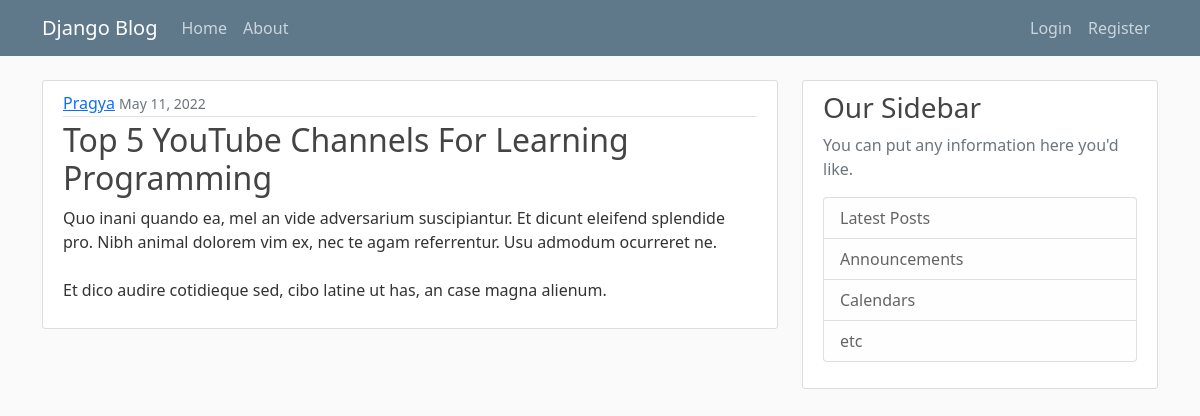
The page /post/30/ on the database its author committed.
### blog/models.py (models this page shows, shortened)
class Post(models.Model):
    title = models.CharField(max_length=100)
    content = models.TextField()
    date_posted = models.DateTimeField(default=timezone.now)
    author = models.ForeignKey(User, on_delete=models.CASCADE)

### blog/views.py (the view)
# urls.py: path('post/<int:pk>/', PostDetailView.as_view(), name='post_detail'),
class PostDetailView(DetailView):
    model = Post

### blog/templates/blog/post_detail.html (shortened to what this page needs)
{% extends "blog/base.html" %}
{% block content %}
<article class="media content-section">
    <div class="media-body">
      <div class="article-metadata">
        <a class="mr-2" href="{% url 'user_posts' object.author.username %}">{{ object.author }}</a>
        <small class="text-muted">{{ object.date_posted| date:"F d, Y" }}</small>
      </div>
      <h2 class="article-title"> {{ object.title }}</h2>
      <p class="article-content">{{ object.content }}</p>
    </div>
  </article>
{% endblock %}

### blog/static/blog/main.css (style rules this page uses)
body { background: #fafafa; color: #333333; margin-top: 5rem; }
h1, h2, h3, h4, h5, h6 { color: #444444; }
.content-section { background: #ffffff; padding: 10px 20px; border: 1px solid #dddddd; border-radius: 3px; margin-bottom: 20px; }
.article-title { color: #444444; }
.article-content { white-space: pre-line; }
.article-metadata { padding-bottom: 1px; margin-bottom: 4px; border-bottom: 1px solid #e3e3e3 }

### rows shown on the page
Post: author "Pragya", date_posted "May 11, 2022", title "Top 5 YouTube Channels For Learning Programming", content "Quo inani quando ea, mel an vide adversarium suscipiantur. Et dicunt eleifend splendide pro. Nibh animal dolorem vim ex, nec te agam referrentur. Usu admodum ocurreret ne. Et dico audire cotidieque sed, cibo latine ut has, an case magna alienum."
